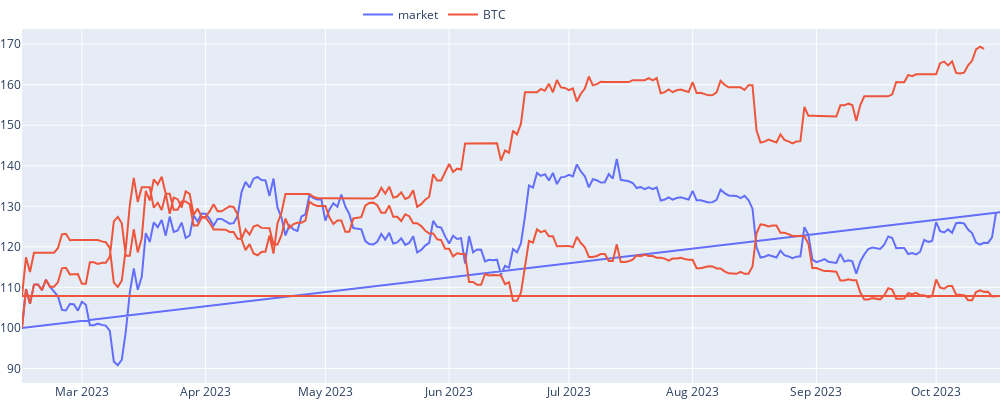
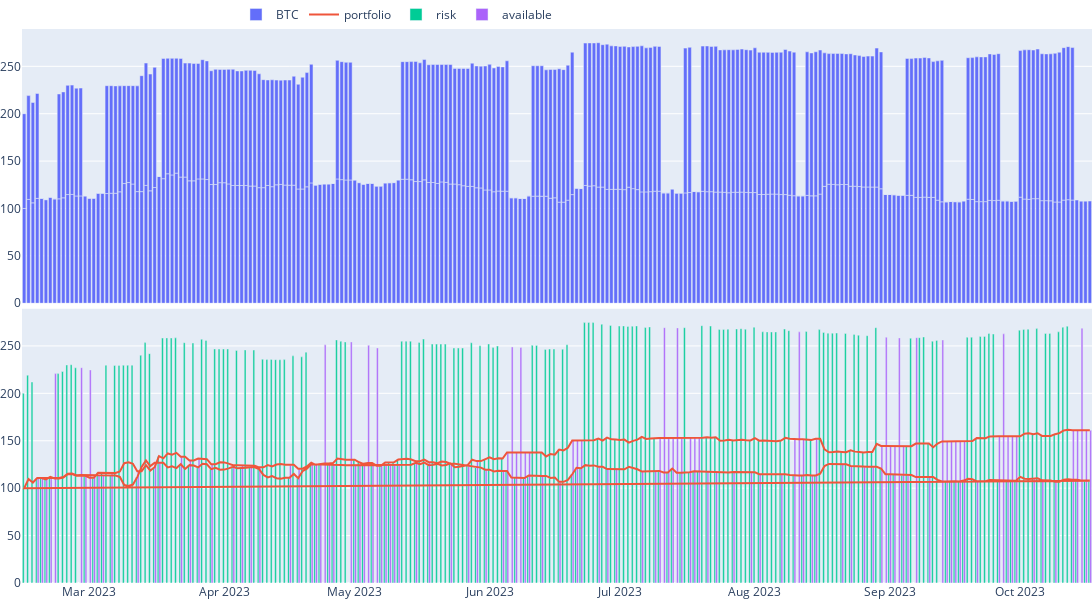
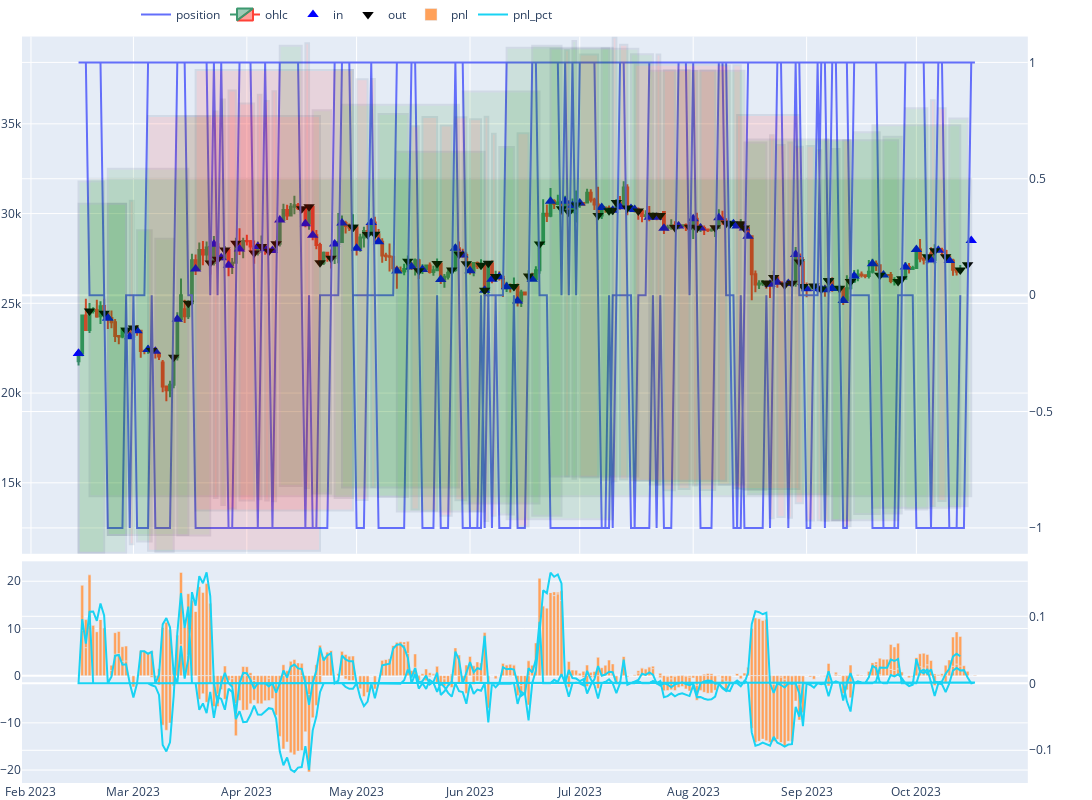
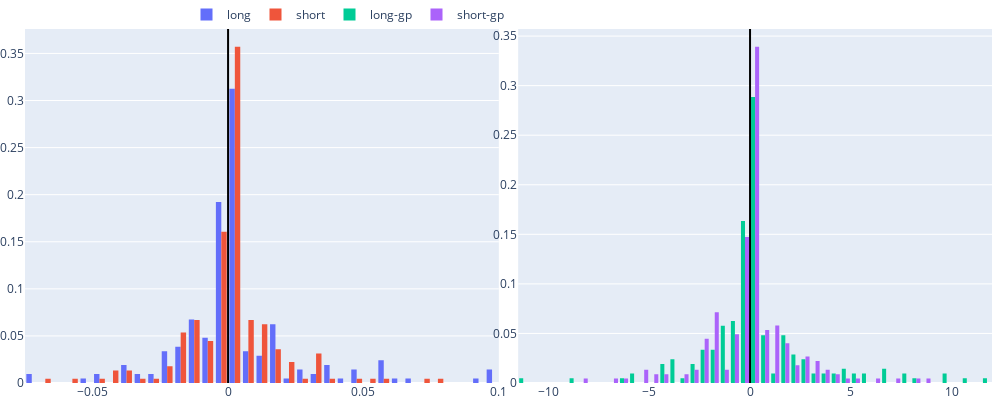

Notebook code cell kept with these figures, in order:
### Code cell
agent_2.get_report()

### Figure 1 — Plotly figure (JSON) as saved in the notebook; plotly's stock layout.template omitted (floating-point values rounded to 4 significant figures; data arrays with more than 128 entries replaced by an {"elided": "..."} marker saying what was removed)
{"data": [{"name": "market", "type": "scatter", "x": {"elided": "488 str values"}, "y": {"elided": "488 float values"}}, {"name": "BTC", "type": "scatter", "x": {"elided": "488 str values"}, "y": {"elided": "488 float values"}}], "layout": {"height": 400, "legend": {"orientation": "h", "x": 0.5, "xanchor": "right", "y": 1, "yanchor": "bottom"}, "margin": {"b": 0, "l": 10, "r": 0, "t": 0}, "width": 1000}}

### Figure 2 — Plotly figure (JSON) as saved in the notebook; plotly's stock layout.template omitted (floating-point values rounded to 4 significant figures; data arrays with more than 128 entries replaced by an {"elided": "..."} marker saying what was removed)
{"data": [{"name": "BTC", "type": "bar", "x": {"elided": "488 str values"}, "xaxis": "x", "y": {"elided": "488 float values"}, "yaxis": "y"}, {"name": "portfolio", "type": "scatter", "x": {"elided": "492 str values"}, "xaxis": "x2", "y": {"elided": "492 float values"}, "yaxis": "y2"}, {"name": "risk", "type": "bar", "x": {"elided": "492 str values"}, "xaxis": "x2", "y": {"elided": "492 float values"}, "yaxis": "y2"}, {"name": "available", "type": "bar", "x": {"elided": "492 str values"}, "xaxis": "x2", "y": {"elided": "492 float values"}, "yaxis": "y2"}], "layout": {"height": 600, "legend": {"orientation": "h", "x": 0.5, "xanchor": "right", "y": 1, "yanchor": "bottom"}, "margin": {"b": 0, "l": 10, "r": 0, "t": 0}, "width": 1200, "xaxis": {"anchor": "y", "domain": [0, 1], "matches": "x2", "showticklabels": false}, "xaxis2": {"anchor": "y2", "domain": [0, 1]}, "yaxis": {"anchor": "x", "domain": [0.505, 1]}, "yaxis2": {"anchor": "x2", "domain": [0, 0.495]}}}

### Figure 3 — Plotly figure (JSON) as saved in the notebook; plotly's stock layout.template omitted (floating-point values rounded to 4 significant figures; data arrays with more than 128 entries replaced by an {"elided": "..."} marker saying what was removed)
{"data": [{"name": "position", "type": "scatter", "x": {"elided": "488 str values"}, "xaxis": "x2", "y": {"elided": "488 int values"}, "yaxis": "y4"}, {"close": {"elided": "242 float values"}, "high": {"elided": "242 float values"}, "low": {"elided": "242 float values"}, "name": "ohlc", "open": {"elided": "242 float values"}, "type": "candlestick", "x": {"elided": "242 str values"}, "xaxis": "x2", "yaxis": "y3"}, {"marker": {"color": "blue", "size": 10, "symbol": 5}, "mode": "markers", "name": "in", "type": "scatter", "x": ["2023-02-14T00:00:00", "2023-02-22T00:00:00", "2023-02-28T00:00:00", "2023-03-02T00:00:00", "2023-03-07T00:00:00", "2023-03-13T00:00:00", "2023-03-23T00:00:00", "2023-03-25T00:00:00", "2023-03-27T00:00:00", "2023-03-30T00:00:00", "2023-04-04T00:00:00", "2023-04-06T00:00:00", "2023-04-08T00:00:00", "2023-04-10T00:00:00", "2023-04-17T00:00:00", "2023-04-19T00:00:00", "2023-04-25T00:00:00", "2023-05-01T00:00:00", "2023-05-05T00:00:00", "2023-05-07T00:00:00", "2023-05-16T00:00:00", "2023-05-19T00:00:00", "2023-05-24T00:00:00", "2023-05-28T00:00:00", "2023-06-01T00:00:00", "2023-06-05T00:00:00", "2023-06-07T00:00:00", "2023-06-09T00:00:00", "2023-06-14T00:00:00", "2023-06-18T00:00:00", "2023-06-27T00:00:00", "2023-06-29T00:00:00", "2023-07-01T00:00:00", "2023-07-07T00:00:00", "2023-07-10T00:00:00", "2023-07-12T00:00:00", "2023-07-15T00:00:00", "2023-07-22T00:00:00", "2023-07-24T00:00:00", "2023-07-28T00:00:00", "2023-08-01T00:00:00", "2023-08-03T00:00:00", "2023-08-08T00:00:00", "2023-08-12T00:00:00", "2023-08-15T00:00:00", "2023-08-22T00:00:00", "2023-08-24T00:00:00", "2023-08-27T00:00:00", "2023-08-29T00:00:00", "2023-09-01T00:00:00", "2023-09-04T00:00:00", "2023-09-06T00:00:00", "2023-09-08T00:00:00", "2023-09-11T00:00:00", "2023-09-14T00:00:00", "2023-09-22T00:00:00", "2023-09-28T00:00:00", "2023-10-05T00:00:00", "2023-10-07T00:00:00", "2023-10-10T00:00:00", "2023-10-16T00:00:00", "2023-02-14T00:00:00", "2023-02-22T00:00:00", "2023-03-05T00:00:00", "2023-03-18T00:00:00", "2023-04-27T00:00:00", "2023-05-12T00:00:00", "2023-05-30T00:00:00", "2023-06-11T00:00:00", "2023-06-23T00:00:00", "2023-07-16T00:00:00", "2023-07-20T00:00:00", "2023-08-13T00:00:00", "2023-08-16T00:00:00", "2023-09-05T00:00:00", "2023-09-08T00:00:00", "2023-09-19T00:00:00", "2023-10-01T00:00:00"], "xaxis": "x2", "y": [22200.0, 24180.0, 23140.0, 23470.0, 22320.0, 24110.0, 28300.0, 27530.0, 27120.0, 28030.0, 28170.0, 28030.0, 27940.0, 29640.0, 29430.0, 28800.0, 28300.0, 28070.0, 29510.0, 28430.0, 27030.0, 26880.0, 26330.0, 28065, 26820.0, 25730.0, 26340.0, 26480.0, 25130.0, 26340.0, 30690.0, 30450.0, 30590.0, 30340.0, 30180.0, 30380, 30290.0, 29794, 29180.0, 29310.0, 29710.0, 29190.0, 29770.0, 29430.0, 29200, 26056, 26180.0, 26100.0, 27720.0, 25810.0, 25830.0, 25760.0, 25830.0, 25160.0, 26520.0, 26580.0, 27020.0, 27410.0, 27960.0, 27390.0, 28500.0, 22200.0, 24180.0, 22430.0, 26910.0, 29470.0, 26800.0, 27690.0, 25930.0, 30690.0, 30230.0, 29800, 29300.0, 28730.0, 25790.0, 25830.0, 27210.0, 27990.0], "yaxis": "y3"}, {"marker": {"color": "black", "size": 10, "symbol": 6}, "mode": "markers", "name": "out", "type": "scatter", "x": ["2023-02-21T00:00:00", "2023-02-27T00:00:00", "2023-03-01T00:00:00", "2023-03-06T00:00:00", "2023-03-12T00:00:00", "2023-03-22T00:00:00", "2023-03-24T00:00:00", "2023-03-26T00:00:00", "2023-03-29T00:00:00", "2023-04-03T00:00:00", "2023-04-05T00:00:00", "2023-04-07T00:00:00", "2023-04-09T00:00:00", "2023-04-16T00:00:00", "2023-04-18T00:00:00", "2023-04-24T00:00:00", "2023-04-30T00:00:00", "2023-05-04T00:00:00", "2023-05-06T00:00:00", "2023-05-15T00:00:00", "2023-05-18T00:00:00", "2023-05-23T00:00:00", "2023-05-27T00:00:00", "2023-05-31T00:00:00", "2023-06-04T00:00:00", "2023-06-06T00:00:00", "2023-06-08T00:00:00", "2023-06-13T00:00:00", "2023-06-17T00:00:00", "2023-06-26T00:00:00", "2023-06-28T00:00:00", "2023-06-30T00:00:00", "2023-07-06T00:00:00", "2023-07-09T00:00:00", "2023-07-11T00:00:00", "2023-07-14T00:00:00", "2023-07-21T00:00:00", "2023-07-23T00:00:00", "2023-07-27T00:00:00", "2023-07-31T00:00:00", "2023-08-02T00:00:00", "2023-08-07T00:00:00", "2023-08-11T00:00:00", "2023-08-14T00:00:00", "2023-08-21T00:00:00", "2023-08-23T00:00:00", "2023-08-26T00:00:00", "2023-08-28T00:00:00", "2023-08-31T00:00:00", "2023-09-03T00:00:00", "2023-09-05T00:00:00", "2023-09-07T00:00:00", "2023-09-10T00:00:00", "2023-09-13T00:00:00", "2023-09-21T00:00:00", "2023-09-27T00:00:00", "2023-10-04T00:00:00", "2023-10-06T00:00:00", "2023-10-09T00:00:00", "2023-10-15T00:00:00", "2023-02-17T00:00:00", "2023-02-27T00:00:00", "2023-03-16T00:00:00", "2023-04-21T00:00:00", "2023-04-30T00:00:00", "2023-05-29T00:00:00", "2023-06-05T00:00:00", "2023-06-20T00:00:00", "2023-07-10T00:00:00", "2023-07-17T00:00:00", "2023-08-10T00:00:00", "2023-08-15T00:00:00", "2023-08-30T00:00:00", "2023-09-07T00:00:00", "2023-09-13T00:00:00", "2023-09-26T00:00:00", "2023-10-13T00:00:00"], "xaxis": "x2", "y": [24450.0, 23500.0, 23630.0, 22360.0, 22000.0, 27250.0, 27450.0, 27970.0, 28350.0, 27800, 28170.0, 27910.0, 28320.0, 30270.0, 30380.0, 27510.0, 29230.0, 28840.0, 28850.0, 27340.0, 26820.0, 27220.0, 26850.0, 27210.0, 27120.0, 27230.0, 26500.0, 25930.0, 26520.0, 30270.0, 30080.0, 30472, 29900.0, 30160.0, 30620.0, 30310.0, 29900.0, 29900.0, 29220.0, 29230.0, 29190.0, 29210.0, 29430.0, 29430.0, 26130.0, 26430.0, 26020.0, 26120, 25940.0, 25970.0, 25790.0, 26255, 25840.0, 26222, 26570.0, 26370.0, 27600.0, 27930.0, 27590.0, 27150.0, 24570.0, 23500.0, 25000.0, 27260.0, 29230.0, 27740.0, 25730.0, 28310.0, 30180.0, 30138, 29460.0, 29200, 27300.0, 26255, 26222, 26220.0, 26862], "yaxis": "y3"}, {"name": "pnl", "type": "bar", "x": {"elided": "488 str values"}, "xaxis": "x3", "y": {"elided": "488 float values"}, "yaxis": "y5"}, {"name": "pnl_pct", "type": "scatter", "x": {"elided": "488 str values"}, "xaxis": "x3", "y": {"elided": "488 float values"}, "yaxis": "y6"}], "layout": {"height": 800, "legend": {"orientation": "h", "x": 0.5, "xanchor": "right", "y": 1, "yanchor": "bottom"}, "margin": {"b": 0, "l": 10, "r": 0, "t": 0}, "shapes": [{"fillcolor": "green", "opacity": 0.1, "x0": "2023-02-14T00:00:00", "x1": "2023-02-21T00:00:00", "xref": "x2", "y0": 11100.0, "y1": 31790.0, "yref": "y3"}, {"fillcolor": "green", "opacity": 0.1, "x0": "2023-02-22T00:00:00", "x1": "2023-02-27T00:00:00", "xref": "x2", "y0": 12090.0, "y1": 30540.0, "yref": "y3"}, {"fillcolor": "red", "opacity": 0.1, "x0": "2023-02-28T00:00:00", "x1": "2023-03-01T00:00:00", "xref": "x2", "y0": 11570.0, "y1": 30720.0, "yref": "y3"}, {"fillcolor": "green", "opacity": 0.1, "x0": "2023-03-02T00:00:00", "x1": "2023-03-06T00:00:00", "xref": "x2", "y0": 11730.0, "y1": 29070.0, "yref": "y3"}, {"fillcolor": "green", "opacity": 0.1, "x0": "2023-03-07T00:00:00", "x1": "2023-03-12T00:00:00", "xref": "x2", "y0": 11160.0, "y1": 28600.0, "yref": "y3"}, {"fillcolor": "green", "opacity": 0.1, "x0": "2023-03-13T00:00:00", "x1": "2023-03-22T00:00:00", "xref": "x2", "y0": 12060.0, "y1": 35430.0, "yref": "y3"}, {"fillcolor": "red", "opacity": 0.1, "x0": "2023-03-23T00:00:00", "x1": "2023-03-24T00:00:00", "xref": "x2", "y0": 14150.0, "y1": 35690.0, "yref": "y3"}, {"fillcolor": "green", "opacity": 0.1, "x0": "2023-03-25T00:00:00", "x1": "2023-03-26T00:00:00", "xref": "x2", "y0": 13770.0, "y1": 36360.0, "yref": "y3"}, {"fillcolor": "red", "opacity": 0.1, "x0": "2023-03-27T00:00:00", "x1": "2023-03-29T00:00:00", "xref": "x2", "y0": 13560.0, "y1": 36850.0, "yref": "y3"}, {"fillcolor": "red", "opacity": 0.1, "x0": "2023-03-30T00:00:00", "x1": "2023-04-03T00:00:00", "xref": "x2", "y0": 14010.0, "y1": 36140, "yref": "y3"}, {"fillcolor": "red", "opacity": 0.1, "x0": "2023-04-04T00:00:00", "x1": "2023-04-05T00:00:00", "xref": "x2", "y0": 14080.0, "y1": 36620.0, "yref": "y3"}, {"fillcolor": "red", "opacity": 0.1, "x0": "2023-04-06T00:00:00", "x1": "2023-04-07T00:00:00", "xref": "x2", "y0": 14020.0, "y1": 36280.0, "yref": "y3"}, {"fillcolor": "red", "opacity": 0.1, "x0": "2023-04-08T00:00:00", "x1": "2023-04-09T00:00:00", "xref": "x2", "y0": 13970.0, "y1": 36820.0, "yref": "y3"}, {"fillcolor": "green", "opacity": 0.1, "x0": "2023-04-10T00:00:00", "x1": "2023-04-16T00:00:00", "xref": "x2", "y0": 14820.0, "y1": 39350.0, "yref": "y3"}, {"fillcolor": "red", "opacity": 0.1, "x0": "2023-04-17T00:00:00", "x1": "2023-04-18T00:00:00", "xref": "x2", "y0": 14720.0, "y1": 39490.0, "yref": "y3"}, {"fillcolor": "green", "opacity": 0.1, "x0": "2023-04-19T00:00:00", "x1": "2023-04-24T00:00:00", "xref": "x2", "y0": 14400.0, "y1": 35760.0, "yref": "y3"}, {"fillcolor": "green", "opacity": 0.1, "x0": "2023-04-25T00:00:00", "x1": "2023-04-30T00:00:00", "xref": "x2", "y0": 14150.0, "y1": 38000.0, "yref": "y3"}, {"fillcolor": "red", "opacity": 0.1, "x0": "2023-05-01T00:00:00", "x1": "2023-05-04T00:00:00", "xref": "x2", "y0": 14030.0, "y1": 37490.0, "yref": "y3"}, {"fillcolor": "red", "opacity": 0.1, "x0": "2023-05-05T00:00:00", "x1": "2023-05-06T00:00:00", "xref": "x2", "y0": 14750.0, "y1": 37500.0, "yref": "y3"}, {"fillcolor": "green", "opacity": 0.1, "x0": "2023-05-07T00:00:00", "x1": "2023-05-15T00:00:00", "xref": "x2", "y0": 14220.0, "y1": 35550.0, "yref": "y3"}, {"fillcolor": "red", "opacity": 0.1, "x0": "2023-05-16T00:00:00", "x1": "2023-05-18T00:00:00", "xref": "x2", "y0": 13520.0, "y1": 34870.0, "yref": "y3"}, {"fillcolor": "red", "opacity": 0.1, "x0": "2023-05-19T00:00:00", "x1": "2023-05-23T00:00:00", "xref": "x2", "y0": 13440.0, "y1": 35390.0, "yref": "y3"}, {"fillcolor": "red", "opacity": 0.1, "x0": "2023-05-24T00:00:00", "x1": "2023-05-27T00:00:00", "xref": "x2", "y0": 13160.0, "y1": 34910.0, "yref": "y3"}, {"fillcolor": "red", "opacity": 0.1, "x0": "2023-05-28T00:00:00", "x1": "2023-05-31T00:00:00", "xref": "x2", "y0": 14030.0, "y1": 35370.0, "yref": "y3"}, {"fillcolor": "red", "opacity": 0.1, "x0": "2023-06-01T00:00:00", "x1": "2023-06-04T00:00:00", "xref": "x2", "y0": 13410.0, "y1": 35250.0, "yref": "y3"}, {"fillcolor": "red", "opacity": 0.1, "x0": "2023-06-05T00:00:00", "x1": "2023-06-06T00:00:00", "xref": "x2", "y0": 12860.0, "y1": 35400.0, "yref": "y3"}, {"fillcolor": "red", "opacity": 0.1, "x0": "2023-06-07T00:00:00", "x1": "2023-06-08T00:00:00", "xref": "x2", "y0": 13170.0, "y1": 34450.0, "yref": "y3"}, {"fillcolor": "green", "opacity": 0.1, "x0": "2023-06-09T00:00:00", "x1": "2023-06-13T00:00:00", "xref": "x2", "y0": 13240.0, "y1": 33710.0, "yref": "y3"}, {"fillcolor": "red", "opacity": 0.1, "x0": "2023-06-14T00:00:00", "x1": "2023-06-17T00:00:00", "xref": "x2", "y0": 12560.0, "y1": 34470.0, "yref": "y3"}, {"fillcolor": "green", "opacity": 0.1, "x0": "2023-06-18T00:00:00", "x1": "2023-06-26T00:00:00", "xref": "x2", "y0": 13170.0, "y1": 39350.0, "yref": "y3"}, {"fillcolor": "red", "opacity": 0.1, "x0": "2023-06-27T00:00:00", "x1": "2023-06-28T00:00:00", "xref": "x2", "y0": 15350.0, "y1": 39100.0, "yref": "y3"}, {"fillcolor": "green", "opacity": 0.1, "x0": "2023-06-29T00:00:00", "x1": "2023-06-30T00:00:00", "xref": "x2", "y0": 15220.0, "y1": 39610.0, "yref": "y3"}, {"fillcolor": "red", "opacity": 0.1, "x0": "2023-07-01T00:00:00", "x1": "2023-07-06T00:00:00", "xref": "x2", "y0": 15290.0, "y1": 38860.0, "yref": "y3"}, {"fillcolor": "green", "opacity": 0.1, "x0": "2023-07-07T00:00:00", "x1": "2023-07-09T00:00:00", "xref": "x2", "y0": 15170.0, "y1": 39210.0, "yref": "y3"}, {"fillcolor": "red", "opacity": 0.1, "x0": "2023-07-10T00:00:00", "x1": "2023-07-11T00:00:00", "xref": "x2", "y0": 15090.0, "y1": 39810.0, "yref": "y3"}, {"fillcolor": "red", "opacity": 0.1, "x0": "2023-07-12T00:00:00", "x1": "2023-07-14T00:00:00", "xref": "x2", "y0": 15190, "y1": 39410.0, "yref": "y3"}, {"fillcolor": "green", "opacity": 0.1, "x0": "2023-07-15T00:00:00", "x1": "2023-07-21T00:00:00", "xref": "x2", "y0": 15140.0, "y1": 38870.0, "yref": "y3"}, {"fillcolor": "red", "opacity": 0.1, "x0": "2023-07-22T00:00:00", "x1": "2023-07-23T00:00:00", "xref": "x2", "y0": 14897, "y1": 38870.0, "yref": "y3"}, {"fillcolor": "red", "opacity": 0.1, "x0": "2023-07-24T00:00:00", "x1": "2023-07-27T00:00:00", "xref": "x2", "y0": 14590.0, "y1": 37990.0, "yref": "y3"}, {"fillcolor": "red", "opacity": 0.1, "x0": "2023-07-28T00:00:00", "x1": "2023-07-31T00:00:00", "xref": "x2", "y0": 14660.0, "y1": 38000.0, "yref": "y3"}, {"fillcolor": "red", "opacity": 0.1, "x0": "2023-08-01T00:00:00", "x1": "2023-08-02T00:00:00", "xref": "x2", "y0": 14850.0, "y1": 37940.0, "yref": "y3"}, {"fillcolor": "red", "opacity": 0.1, "x0": "2023-08-03T00:00:00", "x1": "2023-08-07T00:00:00", "xref": "x2", "y0": 14600.0, "y1": 37970.0, "yref": "y3"}, {"fillcolor": "red", "opacity": 0.1, "x0": "2023-08-08T00:00:00", "x1": "2023-08-11T00:00:00", "xref": "x2", "y0": 14890.0, "y1": 38250.0, "yref": "y3"}, {"fillcolor": "red", "opacity": 0.1, "x0": "2023-08-12T00:00:00", "x1": "2023-08-14T00:00:00", "xref": "x2", "y0": 14720.0, "y1": 38260.0, "yref": "y3"}, {"fillcolor": "green", "opacity": 0.1, "x0": "2023-08-15T00:00:00", "x1": "2023-08-21T00:00:00", "xref": "x2", "y0": 14600, "y1": 33960.0, "yref": "y3"}, {"fillcolor": "red", "opacity": 0.1, "x0": "2023-08-22T00:00:00", "x1": "2023-08-23T00:00:00", "xref": "x2", "y0": 13028, "y1": 34360.0, "yref": "y3"}, {"fillcolor": "red", "opacity": 0.1, "x0": "2023-08-24T00:00:00", "x1": "2023-08-26T00:00:00", "xref": "x2", "y0": 13090.0, "y1": 33820.0, "yref": "y3"}, {"fillcolor": "red", "opacity": 0.1, "x0": "2023-08-27T00:00:00", "x1": "2023-08-28T00:00:00", "xref": "x2", "y0": 13050.0, "y1": 33956, "yref": "y3"}, {"fillcolor": "red", "opacity": 0.1, "x0": "2023-08-29T00:00:00", "x1": "2023-08-31T00:00:00", "xref": "x2", "y0": 13860.0, "y1": 33720.0, "yref": "y3"}, {"fillcolor": "red", "opacity": 0.1, "x0": "2023-09-01T00:00:00", "x1": "2023-09-03T00:00:00", "xref": "x2", "y0": 12900.0, "y1": 33760.0, "yref": "y3"}, {"fillcolor": "red", "opacity": 0.1, "x0": "2023-09-04T00:00:00", "x1": "2023-09-05T00:00:00", "xref": "x2", "y0": 12910.0, "y1": 33530.0, "yref": "y3"}, {"fillcolor": "red", "opacity": 0.1, "x0": "2023-09-06T00:00:00", "x1": "2023-09-07T00:00:00", "xref": "x2", "y0": 12880.0, "y1": 34130.0, "yref": "y3"}, {"fillcolor": "green", "opacity": 0.1, "x0": "2023-09-08T00:00:00", "x1": "2023-09-10T00:00:00", "xref": "x2", "y0": 12910.0, "y1": 33590.0, "yref": "y3"}, {"fillcolor": "red", "opacity": 0.1, "x0": "2023-09-11T00:00:00", "x1": "2023-09-13T00:00:00", "xref": "x2", "y0": 12580.0, "y1": 34090.0, "yref": "y3"}, {"fillcolor": "green", "opacity": 0.1, "x0": "2023-09-14T00:00:00", "x1": "2023-09-21T00:00:00", "xref": "x2", "y0": 13260.0, "y1": 34540.0, "yref": "y3"}, {"fillcolor": "green", "opacity": 0.1, "x0": "2023-09-22T00:00:00", "x1": "2023-09-27T00:00:00", "xref": "x2", "y0": 13290.0, "y1": 34280.0, "yref": "y3"}, {"fillcolor": "green", "opacity": 0.1, "x0": "2023-09-28T00:00:00", "x1": "2023-10-04T00:00:00", "xref": "x2", "y0": 13510.0, "y1": 35870.0, "yref": "y3"}, {"fillcolor": "red", "opacity": 0.1, "x0": "2023-10-05T00:00:00", "x1": "2023-10-06T00:00:00", "xref": "x2", "y0": 13710.0, "y1": 36310.0, "yref": "y3"}, {"fillcolor": "red", "opacity": 0.1, "x0": "2023-10-07T00:00:00", "x1": "2023-10-09T00:00:00", "xref": "x2", "y0": 13980.0, "y1": 35870.0, "yref": "y3"}, {"fillcolor": "green", "opacity": 0.1, "x0": "2023-10-10T00:00:00", "x1": "2023-10-15T00:00:00", "xref": "x2", "y0": 13700.0, "y1": 35300.0, "yref": "y3"}, {"fillcolor": "green", "opacity": 0.1, "x0": "2023-10-16T00:00:00", "x1": "2023-02-17T00:00:00", "xref": "x2", "y0": 14250.0, "y1": 31940.0, "yref": "y3"}, {"fillcolor": "green", "opacity": 0.1, "x0": "2023-02-14T00:00:00", "x1": "2023-02-27T00:00:00", "xref": "x2", "y0": 11100.0, "y1": 30540.0, "yref": "y3"}, {"fillcolor": "green", "opacity": 0.1, "x0": "2023-02-22T00:00:00", "x1": "2023-03-16T00:00:00", "xref": "x2", "y0": 12090.0, "y1": 32500.0, "yref": "y3"}, {"fillcolor": "red", "opacity": 0.1, "x0": "2023-03-05T00:00:00", "x1": "2023-04-21T00:00:00", "xref": "x2", "y0": 11220.0, "y1": 35440.0, "yref": "y3"}, {"fillcolor": "red", "opacity": 0.1, "x0": "2023-03-18T00:00:00", "x1": "2023-04-30T00:00:00", "xref": "x2", "y0": 13450.0, "y1": 38000.0, "yref": "y3"}, {"fillcolor": "green", "opacity": 0.1, "x0": "2023-04-27T00:00:00", "x1": "2023-05-29T00:00:00", "xref": "x2", "y0": 14740.0, "y1": 36060.0, "yref": "y3"}, {"fillcolor": "green", "opacity": 0.1, "x0": "2023-05-12T00:00:00", "x1": "2023-06-05T00:00:00", "xref": "x2", "y0": 13400.0, "y1": 33450.0, "yref": "y3"}, {"fillcolor": "green", "opacity": 0.1, "x0": "2023-05-30T00:00:00", "x1": "2023-06-20T00:00:00", "xref": "x2", "y0": 13850.0, "y1": 36800.0, "yref": "y3"}, {"fillcolor": "green", "opacity": 0.1, "x0": "2023-06-11T00:00:00", "x1": "2023-07-10T00:00:00", "xref": "x2", "y0": 12960.0, "y1": 39230.0, "yref": "y3"}, {"fillcolor": "green", "opacity": 0.1, "x0": "2023-06-23T00:00:00", "x1": "2023-07-17T00:00:00", "xref": "x2", "y0": 15340.0, "y1": 39180.0, "yref": "y3"}, {"fillcolor": "red", "opacity": 0.1, "x0": "2023-07-16T00:00:00", "x1": "2023-08-10T00:00:00", "xref": "x2", "y0": 15120.0, "y1": 38290.0, "yref": "y3"}, {"fillcolor": "green", "opacity": 0.1, "x0": "2023-07-20T00:00:00", "x1": "2023-08-15T00:00:00", "xref": "x2", "y0": 14900, "y1": 37960, "yref": "y3"}, {"fillcolor": "red", "opacity": 0.1, "x0": "2023-08-13T00:00:00", "x1": "2023-08-30T00:00:00", "xref": "x2", "y0": 14650.0, "y1": 35490.0, "yref": "y3"}, {"fillcolor": "green", "opacity": 0.1, "x0": "2023-08-16T00:00:00", "x1": "2023-09-07T00:00:00", "xref": "x2", "y0": 14370.0, "y1": 34130.0, "yref": "y3"}, {"fillcolor": "green", "opacity": 0.1, "x0": "2023-09-05T00:00:00", "x1": "2023-09-13T00:00:00", "xref": "x2", "y0": 12900.0, "y1": 34090.0, "yref": "y3"}, {"fillcolor": "green", "opacity": 0.1, "x0": "2023-09-08T00:00:00", "x1": "2023-09-26T00:00:00", "xref": "x2", "y0": 12910.0, "y1": 34090.0, "yref": "y3"}, {"fillcolor": "green", "opacity": 0.1, "x0": "2023-09-19T00:00:00", "x1": "2023-10-13T00:00:00", "xref": "x2", "y0": 13610.0, "y1": 34920.0, "yref": "y3"}], "width": 1200, "xaxis": {"anchor": "y", "domain": [0, 0.94], "matches": "x3", "rangeslider": {"visible": false}, "showticklabels": false}, "xaxis2": {"anchor": "y3", "domain": [0, 0.94], "matches": "x3", "rangeslider": {"visible": false}, "showticklabels": false}, "xaxis3": {"anchor": "y5", "domain": [0, 0.94], "rangeslider": {"visible": false}}, "yaxis": {"anchor": "x", "domain": [1, 1]}, "yaxis2": {"anchor": "x", "overlaying": "y", "side": "right"}, "yaxis3": {"anchor": "x2", "domain": [0.304, 0.99]}, "yaxis4": {"anchor": "x2", "overlaying": "y3", "side": "right"}, "yaxis5": {"anchor": "x3", "domain": [0, 0.294]}, "yaxis6": {"anchor": "x3", "overlaying": "y5", "side": "right"}}}

### Figure 4 — Plotly figure (JSON) as saved in the notebook; plotly's stock layout.template omitted (floating-point values rounded to 4 significant figures; data arrays with more than 128 entries replaced by an {"elided": "..."} marker saying what was removed)
{"data": [{"histnorm": "probability", "name": "long", "type": "histogram", "x": {"elided": "208 float values"}, "xaxis": "x", "yaxis": "y"}, {"histnorm": "probability", "name": "short", "type": "histogram", "x": {"elided": "224 float values"}, "xaxis": "x", "yaxis": "y"}, {"histnorm": "probability", "name": "long-gp", "type": "histogram", "x": {"elided": "208 float values"}, "xaxis": "x2", "yaxis": "y2"}, {"histnorm": "probability", "name": "short-gp", "type": "histogram", "x": {"elided": "224 float values"}, "xaxis": "x2", "yaxis": "y2"}], "layout": {"height": 400, "legend": {"orientation": "h", "x": 0.5, "xanchor": "right", "y": 1, "yanchor": "bottom"}, "margin": {"b": 0, "l": 10, "r": 0, "t": 0}, "shapes": [{"line": {"color": "black"}, "type": "line", "x0": 0, "x1": 0, "xref": "x", "y0": 0, "y1": 1, "yref": "y domain"}, {"line": {"color": "black"}, "type": "line", "x0": 0, "x1": 0, "xref": "x2", "y0": 0, "y1": 1, "yref": "y2 domain"}], "width": 1000, "xaxis": {"anchor": "y", "domain": [0, 0.49]}, "xaxis2": {"anchor": "y2", "domain": [0.51, 1]}, "yaxis": {"anchor": "x", "domain": [0, 1]}, "yaxis2": {"anchor": "x2", "domain": [0, 1]}}}
